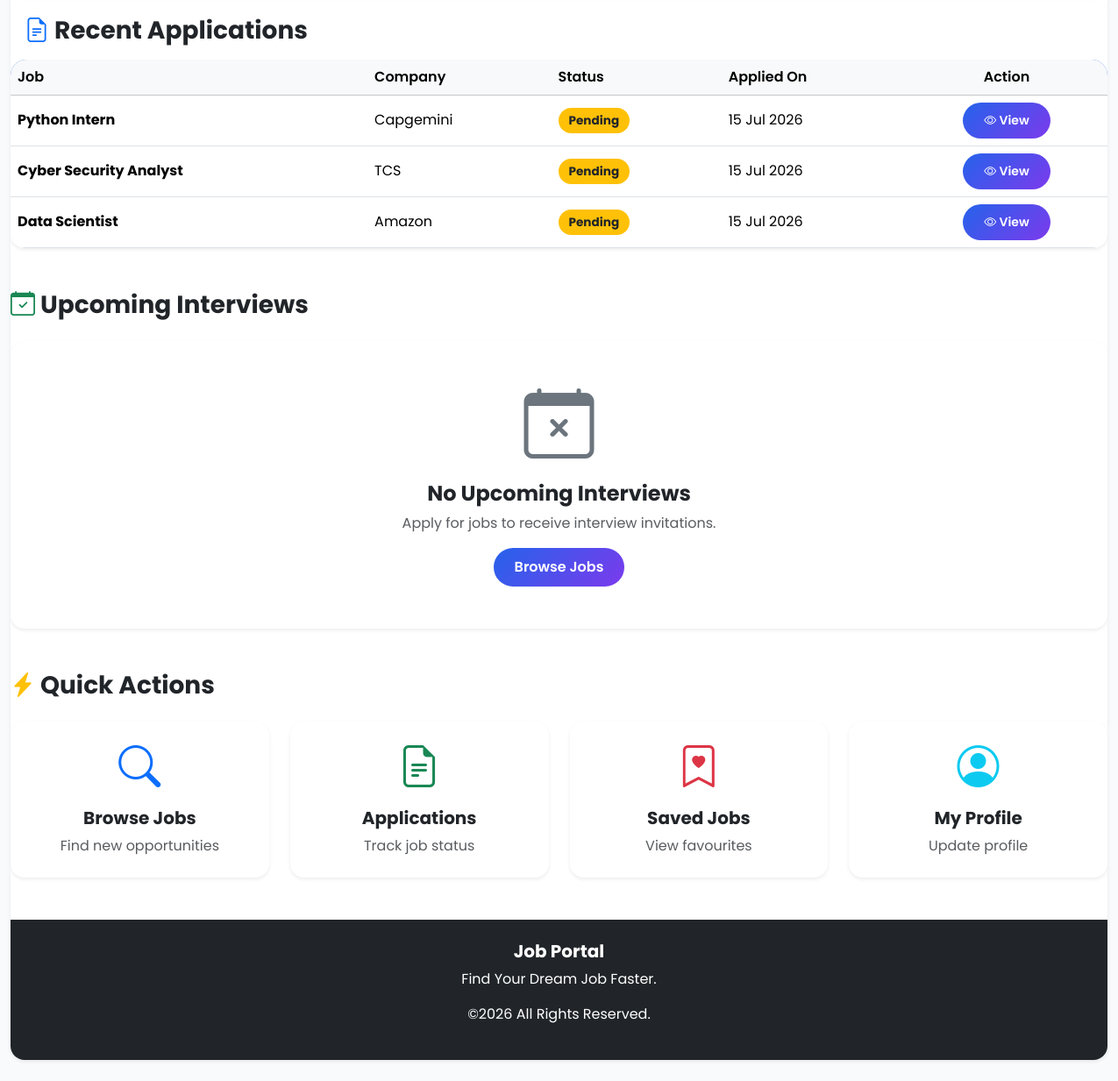
The app's page /accounts/dashboard/ (signed in, lower part), older data.
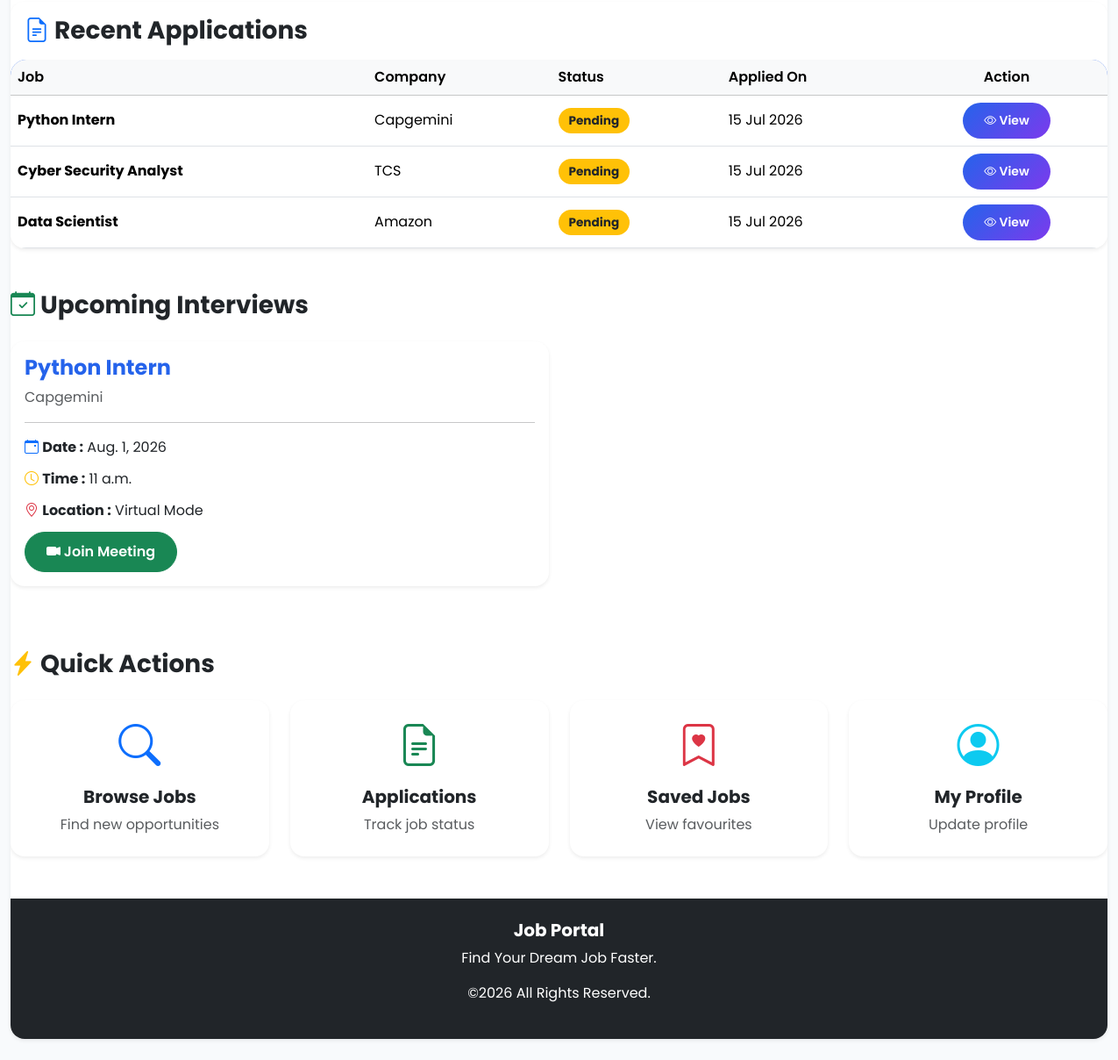
The same page, newer data.
### applications/models.py (models this page shows, shortened)
class Application(models.Model):
    STATUS_CHOICES = [
        ("Pending", "Pending"),
        ("Reviewed", "Reviewed"),
        ("Shortlisted", "Shortlisted"),
        ("Rejected", "Rejected"),
        ("Selected", "Selected"),
    ]
    candidate = models.ForeignKey(
        User,
        on_delete=models.CASCADE
    )
    job = models.ForeignKey(
        Job,
        on_delete=models.CASCADE
    )
    cover_letter = models.TextField(blank=True)
    status = models.CharField(
        max_length=20,
        choices=STATUS_CHOICES,
        default="Pending"
    )
    applied_at = models.DateTimeField(auto_now_add=True)
    class Meta:
        unique_together = ("candidate", "job")

class Interview(models.Model):
    application = models.OneToOneField(
        Application,
        on_delete=models.CASCADE
    )
    interview_date = models.DateField()
    interview_time = models.TimeField()
    meeting_link = models.URLField(
        blank=True,
        null=True
    )
    location = models.CharField(
        max_length=255,
        blank=True
    )
    notes = models.TextField(blank=True)
    created_at = models.DateTimeField(auto_now_add=True)

### jobs/models.py (models this page shows, shortened)
class Job(models.Model):
    class EmploymentType(models.TextChoices):
        FULL_TIME = "full_time", "Full Time"
        PART_TIME = "part_time", "Part Time"
        CONTRACT = "contract", "Contract"
        INTERNSHIP = "internship", "Internship"
    title = models.CharField(max_length=200)
    company = models.ForeignKey(Company,on_delete=models.CASCADE)
    location = models.CharField(max_length=200)
    salary = models.CharField(max_length=100)
    description = models.TextField()
    employment_type = models.CharField(
        max_length=20,
        choices=EmploymentType.choices,
        default=EmploymentType.FULL_TIME,
    )
    is_active = models.BooleanField(default=True)
    created_at = models.DateTimeField(auto_now_add=True)
    updated_at = models.DateTimeField(default=timezone.now)
    class Meta:
        ordering = ["-created_at"]

class Company(models.Model):
    name = models.CharField(max_length=200)
    logo = models.ImageField(
        upload_to="company_logo/",
        blank=True,
        null=True
    )
    website = models.URLField(
        blank=True,
        null=True
    )
    email = models.EmailField(
        blank=True,
        null=True
    )
    location = models.CharField(
        max_length=200,
        blank=True,
        null=True
    )
    description = models.TextField(
        blank=True,
        null=True
    )

### accounts/views.py (the view)
# urls.py: path("dashboard/", views.dashboard, name="dashboard"),
@login_required
def dashboard(request):
    applied_jobs = Application.objects.filter(
        candidate=request.user
    ).count()
    applications = Application.objects.filter(candidate=request.user).select_related("job")
    total_jobs = Job.objects.filter(
        is_active=True
    ).count()
    total_companies = Company.objects.count()
    saved_jobs = SavedJob.objects.filter(user=request.user).count()
    profile = CandidateProfile.objects.filter(
        user=request.user
    ).first()
    profile_completion = 0
    if profile:
        if request.user.username:
            profile_completion += 10
        if request.user.email:
            profile_completion += 10
        if profile.phone:
            profile_completion += 10
        if profile.city:
            profile_completion += 10
        if profile.skills:
            profile_completion += 15
        if profile.experience:
            profile_completion += 10
        if profile.resume:
            profile_completion += 15
        if profile.profile_image:
            profile_completion += 10
        if profile.github:
            profile_completion += 5
        if profile.linkedin:
            profile_completion += 5
        if profile.portfolio:
            profile_completion += 10
    interviews = Interview.objects.filter(
    application__candidate=request.user
    ).select_related(
        "application",
        "application__job"
    ).order_by("interview_date", "interview_time")
    context = {
    "applied_jobs": applied_jobs,
    "total_jobs": total_jobs,
    "total_companies": total_companies,
    "saved_jobs": saved_jobs,
    "applications": applications,
    "interviews": interviews,
    "profile_completion":profile_completion,
}
    return render(
        request,
        "accounts/dashboard.html",
        context,
    )

### templates/accounts/dashboard.html (shortened to what the changed rows need)
{% extends "base.html" %}
{% block content %}
<div class="container mt-5">
<div class="card border-0 shadow-sm rounded-4 mb-4">
    <div class="card shadow-sm border-0 rounded-4 mt-5">
    <div class="table-responsive">
        <table class="table align-middle mb-0">
            <thead class="table-light">
                <tr>
                    <th>Job</th>
                    <th>Company</th>
                    <th>Status</th>
                    <th>Applied On</th>
                    <th class="text-center">Action</th>
                </tr>
            </thead>
            <tbody>
            {% for application in applications %}
                <tr>
                    <td>
                        <strong>
                            {{ application.job.title }}
                        </strong>
                    </td>
                    <td>
                        {{ application.job.company.name }}
                    </td>
                    <td>
                        {% if application.status == "Accepted" %}
                            <span class="badge bg-success">
                                Accepted
                            </span>
                        {% elif application.status == "Rejected" %}
                            <span class="badge bg-danger">
                                Rejected
                            </span>
                        {% else %}
                            <span class="badge bg-warning text-dark">
                                Pending
                            </span>
                        {% endif %}
                    </td>
                    <td>
                        {{ application.applied_at|date:"d M Y" }}
                    </td>
                    <td class="text-center">
                        <a href="{% url 'job_detail' application.job.id %}"
                           class="btn btn-sm btn-primary rounded-pill">
                            <i class="bi bi-eye"></i>
                            View
                        </a>
                    </td>
                </tr>
            {% endfor %}
            </tbody>
        </table>
    </div>
</div>
<div class="mt-5">
    <div class="row">
        {% for interview in interviews %}
        <div class="col-lg-6 mb-4">
            <div class="card interview-card border-0 shadow-sm rounded-4">
                <div class="card-body">
                    <h4 class="fw-bold">
                        {{ interview.application.job.title }}
                    </h4>
                    <p class="text-muted mb-3">
                        {{ interview.application.job.company.name }}
                    </p>
                    <hr>
                    <p>
                        <i class="bi bi-calendar-event text-primary"></i>
                        <strong>Date :</strong>
                        {{ interview.interview_date }}
                    </p>
                    <p>
                        <i class="bi bi-clock text-warning"></i>
                        <strong>Time :</strong>
                        {{ interview.interview_time }}
                    </p>
                    <p>
                        <i class="bi bi-geo-alt text-danger"></i>
                        <strong>Location :</strong>
                        {{ interview.location }}
                    </p>
                    {% if interview.meeting_link %}
                    <a href="{{ interview.meeting_link }}"
                       target="_blank"
                       class="btn btn-success rounded-pill">
                        <i class="bi bi-camera-video-fill"></i>
                        Join Meeting
                    </a>
                    {% endif %}
                </div>
            </div>
        </div>
        {% empty %}
        <div class="col-12">
            <div class="card border-0 shadow-sm rounded-4">
                <div class="card-body text-center py-5">
                    <i class="bi bi-calendar-x display-1 text-secondary"></i>
                    <h4 class="mt-3">
                        No Upcoming Interviews
                    </h4>
                    <p class="text-muted">
                        Apply for jobs to receive interview invitations.
                    </p>
                    <a href="{% url 'home' %}"
                       class="btn btn-primary rounded-pill">
                        Browse Jobs
                    </a>
                </div>
            </div>
        </div>
        {% endfor %}
    </div>
</div>
{% endblock %}

Row changes from the older to the newer data that the page shows:
added Interview: application.job "Python Intern", application.job.company.name "Capgemini", interview_date "Aug. 1, 2026", interview_time "11 a.m.", location "Virtual Mode"
Text that changed along with them:
text no longer shown: "No Upcoming Interviews Apply for jobs to receive interview invitations. Browse Jobs"
